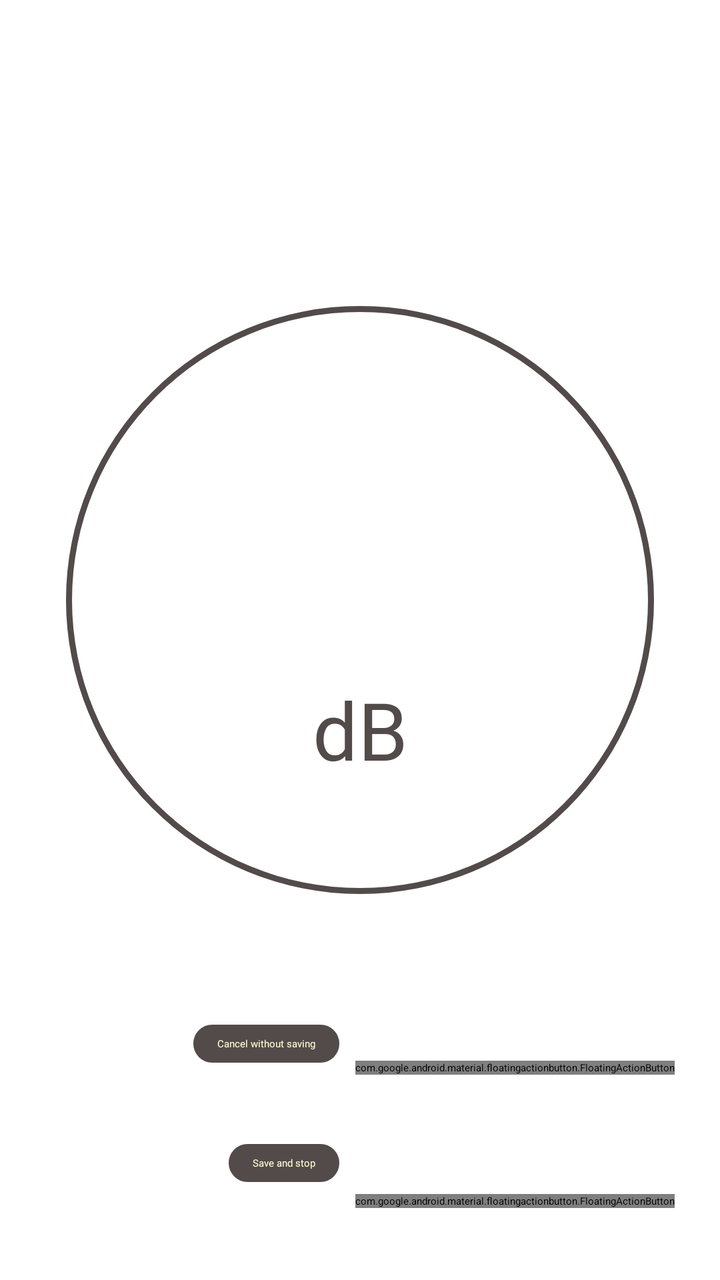
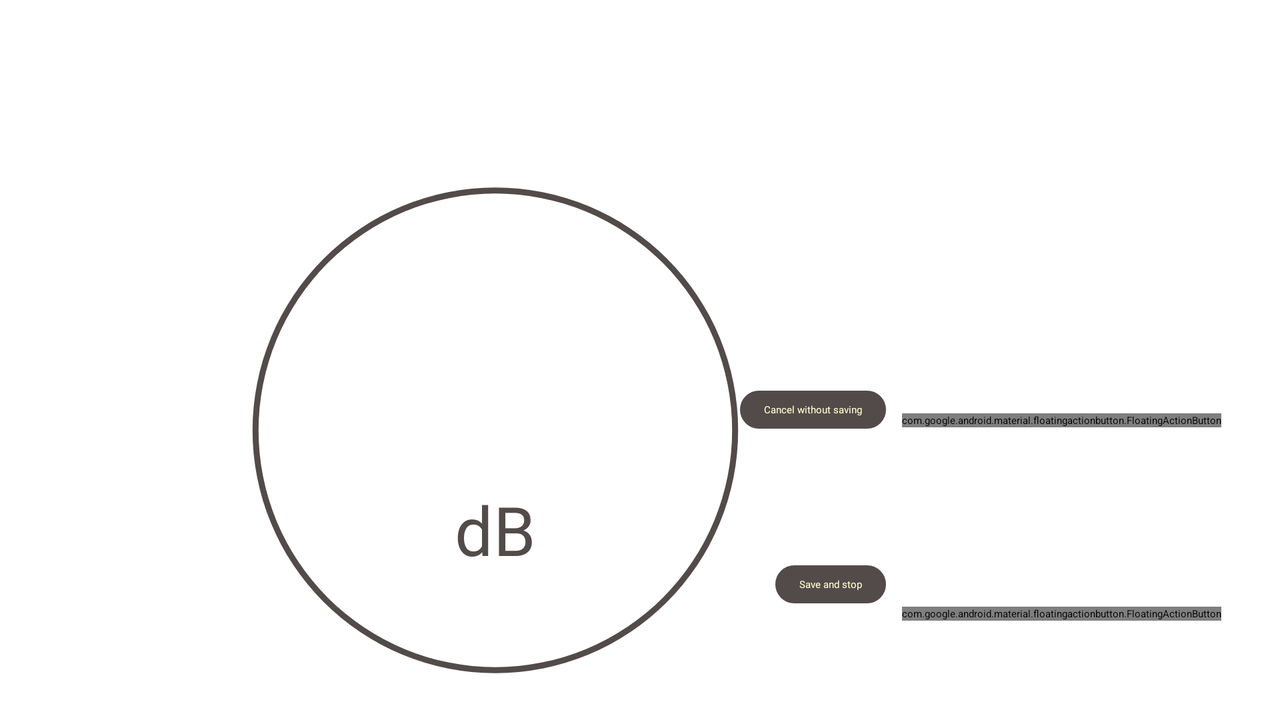

One screen, two layout resources from the same app: the default and the repository's alternative for another configuration. Each is rendered where Android would select it; the XML of both is given below.
<!-- AndroidManifest.xml: activity theme SplashTheme -->
<!-- res/layout/fragment_main.xml -->
<?xml version="1.0" encoding="utf-8"?>
<androidx.constraintlayout.widget.ConstraintLayout xmlns:android="http://schemas.android.com/apk/res/android"
    xmlns:app="http://schemas.android.com/apk/res-auto"
    xmlns:tools="http://schemas.android.com/tools"
    android:id="@+id/parentConstraintLayout"
    android:layout_width="match_parent"
    android:layout_height="match_parent">

    <TextView
        android:id="@+id/endOfStudyText"
        android:layout_width="294dp"
        android:layout_height="312dp"
        android:autoSizeTextType="uniform"
        android:gravity="center"
        android:text="@string/end_of_study"
        android:visibility="gone"
        app:layout_constraintBottom_toBottomOf="parent"
        app:layout_constraintEnd_toEndOf="parent"
        app:layout_constraintHorizontal_bias="0.538"
        app:layout_constraintStart_toStartOf="parent"
        app:layout_constraintTop_toTopOf="@+id/progress_bar"
        app:layout_constraintVertical_bias="0.377" />

    <TextView
        android:id="@+id/classificationText"
        android:layout_width="wrap_content"
        android:layout_height="wrap_content"
        android:layout_marginBottom="20dp"
        android:fontFamily="@font/nunito_light"
        app:layout_constraintBottom_toTopOf="@+id/decibelsText"
        app:layout_constraintEnd_toEndOf="parent"
        app:layout_constraintHorizontal_bias="0.498"
        app:layout_constraintStart_toStartOf="parent"
        app:layout_constraintTop_toTopOf="parent"
        app:layout_constraintVertical_bias="0.977" />

    <ProgressBar
        android:id="@+id/progress_bar"
        style="?android:attr/progressBarStyleHorizontal"
        android:layout_width="0dp"
        android:layout_height="600dp"
        android:background="@drawable/circular_shape"
        android:indeterminate="false"
        android:progressDrawable="@drawable/circular_progress_bar"
        android:textAlignment="center"
        app:layout_constraintEnd_toEndOf="parent"
        app:layout_constraintStart_toStartOf="parent"
        app:layout_constraintTop_toTopOf="parent" />

    <TextView
        android:id="@+id/decibelsText"
        android:layout_width="wrap_content"
        android:layout_height="wrap_content"
        android:fontFamily="@font/pt_sans"
        android:textColor="@color/primary"
        android:textSize="64sp"
        app:layout_constraintBottom_toBottomOf="@id/progress_bar"
        app:layout_constraintEnd_toEndOf="@id/progress_bar"
        app:layout_constraintHorizontal_bias="0.498"
        app:layout_constraintStart_toStartOf="@+id/progress_bar"
        app:layout_constraintTop_toTopOf="@id/progress_bar"
        app:layout_constraintVertical_bias="0.486" />

    <TextView
        android:id="@+id/decibelsLabel"
        android:layout_width="wrap_content"
        android:layout_height="wrap_content"
        android:fontFamily="@font/pt_sans"
        android:text="@string/dB"
        android:textColor="@color/primary"
        android:textSize="40sp"
        app:layout_constraintBottom_toBottomOf="@id/progress_bar"
        app:layout_constraintEnd_toEndOf="@id/progress_bar"
        app:layout_constraintStart_toStartOf="@+id/progress_bar"
        app:layout_constraintTop_toTopOf="@id/progress_bar"
        app:layout_constraintVertical_bias="0.618" />

    <com.google.android.material.floatingactionbutton.FloatingActionButton
        android:id="@+id/recordButton"
        android:layout_width="wrap_content"
        android:layout_height="wrap_content"
        android:clickable="true"
        android:contentDescription="@string/start_and_stop_recording"
        android:focusable="true"
        app:backgroundTint="@color/primary"
        app:borderWidth="0dp"
        app:layout_constraintBottom_toBottomOf="parent"
        app:layout_constraintEnd_toEndOf="parent"
        app:layout_constraintHorizontal_bias="0.887"
        app:layout_constraintStart_toStartOf="parent"
        app:layout_constraintTop_toTopOf="parent"
        app:layout_constraintVertical_bias="0.943"
        app:srcCompat="@drawable/ic_mic_recording_on_24" />

    <com.google.android.material.floatingactionbutton.FloatingActionButton
        android:id="@+id/cancelRecordButton"
        android:layout_width="wrap_content"
        android:layout_height="wrap_content"
        android:clickable="true"
        android:contentDescription="@string/cancel_recording"
        android:focusable="true"
        app:backgroundTint="@color/primary_light"
        app:borderWidth="0dp"
        app:fabSize="auto"
        app:layout_constraintBottom_toBottomOf="parent"
        app:layout_constraintEnd_toEndOf="parent"
        app:layout_constraintHorizontal_bias="0.887"
        app:layout_constraintStart_toStartOf="parent"
        app:layout_constraintTop_toTopOf="parent"
        app:layout_constraintVertical_bias="0.838"
        app:srcCompat="@android:drawable/ic_menu_close_clear_cancel" />

    <TextView
        android:id="@+id/textRecordButton"
        android:layout_width="wrap_content"
        android:layout_height="wrap_content"
        android:layout_marginEnd="8dp"
        android:background="@drawable/rounded_corners_textview"
        android:fontFamily="@font/pt_sans"
        android:text="@string/save_and_stop"
        android:textColor="@color/secondary_light"
        app:layout_constraintBottom_toBottomOf="parent"
        app:layout_constraintEnd_toStartOf="@+id/recordButton"
        app:layout_constraintHorizontal_bias="1.0"
        app:layout_constraintStart_toStartOf="parent"
        app:layout_constraintTop_toTopOf="parent"
        app:layout_constraintVertical_bias="0.921" />

    <TextView
        android:id="@+id/textCancelRecordButton"
        android:layout_width="wrap_content"
        android:layout_height="wrap_content"
        android:layout_marginEnd="8dp"
        android:background="@drawable/rounded_corners_textview"
        android:fontFamily="@font/pt_sans"
        android:text="@string/cancel_without_saving"
        android:textColor="@color/secondary_light"
        app:layout_constraintBottom_toBottomOf="parent"
        app:layout_constraintEnd_toStartOf="@+id/cancelRecordButton"
        app:layout_constraintHorizontal_bias="1.0"
        app:layout_constraintStart_toStartOf="parent"
        app:layout_constraintTop_toTopOf="parent"
        app:layout_constraintVertical_bias="0.825" />
</androidx.constraintlayout.widget.ConstraintLayout>
<!-- resources referenced by this layout -->
<resources>
  <color name="primary">#FF524B4A</color>
  <color name="primary_light">#FF7E7776</color>
  <color name="secondary_light">#FFFFFFD0</color>
  <!-- drawable circular_progress_bar (drawable) -->
  <?xml version="1.0" encoding="utf-8"?>
  <rotate
      xmlns:android="http://schemas.android.com/apk/res/android"
      android:fromDegrees="270"
      android:toDegrees="270">
  
      <shape
          android:innerRadiusRatio="2.5"
          android:shape="ring"
          android:thickness="8dp"
          android:useLevel="true">
          <gradient
              android:angle="0"
              android:endColor="@color/secondary_dark"
              android:startColor="@color/primary_dark"
              android:type="sweep"
              android:useLevel="false" />
      </shape>
  </rotate>
  <!-- drawable circular_shape (drawable) -->
  <?xml version="1.0" encoding="utf-8"?>
  <shape
      xmlns:android="http://schemas.android.com/apk/res/android"
      android:innerRadiusRatio="2.5"
      android:shape="ring"
      android:thickness="3dp"
      android:useLevel="false">
  
      <solid android:color="@color/primary" />
  </shape>
  <!-- drawable ic_mic_recording_on_24 (drawable) -->
  <vector xmlns:android="http://schemas.android.com/apk/res/android"
      android:width="24dp"
      android:height="24dp"
      android:viewportWidth="24"
      android:viewportHeight="24"
      android:tint="@color/white" >
  
    <path
        android:fillColor="@android:color/white"
        android:pathData="M12,14c1.66,0 2.99,-1.34 2.99,-3L15,5c0,-1.66 -1.34,-3 -3,-3S9,3.34 9,5v6c0,1.66 1.34,3 3,3zM17.3,11c0,3 -2.54,5.1 -5.3,5.1S6.7,14 6.7,11L5,11c0,3.41 2.72,6.23 6,6.72L11,21h2v-3.28c3.28,-0.48 6,-3.3 6,-6.72h-1.7z"/>
  </vector>
  <!-- drawable rounded_corners_textview (drawable) -->
  <?xml version="1.0" encoding="utf-8"?>
  <shape xmlns:android="http://schemas.android.com/apk/res/android" >
      <stroke
          android:width="1dp"
          android:color="@color/primary" />
  
      <solid android:color="@color/primary" />
  
      <padding
          android:left="12dp"
          android:right="12dp"
          android:bottom="6dp"
          android:top="6dp" />
  
      <corners android:radius="32dp" />
  </shape>
  <string name="cancel_recording">Cancel recording</string>
  <string name="cancel_without_saving">Cancel without saving</string>
  <string name="dB">dB</string>
  <string name="end_of_study">The study has concluded - you will be informed about the results. Thanks for your participation!</string>
  <string name="save_and_stop">Save and stop</string>
  <string name="start_and_stop_recording">Start and stop recording</string>
  <style name="SplashTheme" parent="Theme.AppCompat.NoActionBar">
          <item name="android:windowBackground">@drawable/splash_background</item>
      </style>
  <color name="secondary_dark">#FFB79F70</color>
  <color name="primary_dark">#FF292322</color>
  <color name="white">#FFFFFFFF</color>
  <!-- drawable splash_background (drawable) -->
  <?xml version="1.0" encoding="utf-8"?>
  <layer-list
      xmlns:android="http://schemas.android.com/apk/res/android"
      android:opacity="opaque">
      <item>
          <color android:color="@color/secondary"/>
      </item>
      <item>
          <bitmap
              android:src="@drawable/logo_soundless"
              android:gravity="center"/>
      </item>
  </layer-list>
  <color name="secondary">#FFEAD09F</color>
  <!-- drawable logo_soundless: png bitmap (drawable, 2528 bytes) -->
</resources>
<!-- res/layout-land/fragment_main.xml (the repository's variant of the layout above) -->
<!-- drawn on the phone turned sideways -->
<?xml version="1.0" encoding="utf-8"?>
<androidx.constraintlayout.widget.ConstraintLayout xmlns:android="http://schemas.android.com/apk/res/android"
    xmlns:app="http://schemas.android.com/apk/res-auto"
    xmlns:tools="http://schemas.android.com/tools"
    android:id="@+id/parentConstraintLayout"
    android:layout_width="match_parent"
    android:layout_height="match_parent">

    <TextView
        android:id="@+id/endOfStudyText"
        android:layout_width="474dp"
        android:layout_height="172dp"
        android:autoSizeTextType="uniform"
        android:gravity="center"
        android:text="@string/end_of_study"
        android:visibility="gone"
        app:layout_constraintBottom_toBottomOf="parent"
        app:layout_constraintEnd_toEndOf="parent"
        app:layout_constraintHorizontal_bias="0.538"
        app:layout_constraintStart_toStartOf="parent"
        app:layout_constraintTop_toTopOf="parent"
        app:layout_constraintVertical_bias="0.377" />

    <TextView
        android:id="@+id/classificationText"
        android:layout_width="wrap_content"
        android:layout_height="wrap_content"
        android:layout_marginBottom="20dp"
        android:fontFamily="@font/nunito_light"
        android:text=""
        app:layout_constraintBottom_toTopOf="@+id/decibelsText"
        app:layout_constraintEnd_toEndOf="@+id/progress_bar"
        app:layout_constraintStart_toStartOf="@+id/progress_bar"
        app:layout_constraintTop_toTopOf="@+id/progress_bar"
        app:layout_constraintVertical_bias="1.0" />

    <ProgressBar
        android:id="@+id/progress_bar"
        style="?android:attr/progressBarStyleHorizontal"
        android:layout_width="296dp"
        android:layout_height="265dp"
        android:background="@drawable/circular_shape"
        android:indeterminate="false"
        android:progressDrawable="@drawable/circular_progress_bar"
        android:textAlignment="center"
        app:layout_constraintBottom_toBottomOf="parent"
        app:layout_constraintEnd_toEndOf="parent"
        app:layout_constraintHorizontal_bias="0.29"
        app:layout_constraintStart_toStartOf="parent"
        app:layout_constraintTop_toTopOf="parent"
        app:layout_constraintVertical_bias="0.869" />

    <TextView
        android:id="@+id/decibelsText"
        android:layout_width="wrap_content"
        android:layout_height="wrap_content"
        android:fontFamily="@font/pt_sans"
        android:textColor="@color/primary"
        android:textSize="56sp"
        app:layout_constraintBottom_toBottomOf="@+id/progress_bar"
        app:layout_constraintEnd_toEndOf="@+id/progress_bar"
        app:layout_constraintStart_toStartOf="@+id/progress_bar"
        app:layout_constraintTop_toTopOf="@+id/progress_bar"
        app:layout_constraintVertical_bias="0.471" />

    <TextView
        android:id="@+id/decibelsLabel"
        android:layout_width="wrap_content"
        android:layout_height="wrap_content"
        android:fontFamily="@font/pt_sans"
        android:text="@string/dB"
        android:textColor="@color/primary"
        android:textSize="34sp"
        app:layout_constraintBottom_toBottomOf="@id/progress_bar"
        app:layout_constraintEnd_toEndOf="@id/progress_bar"
        app:layout_constraintStart_toStartOf="@+id/progress_bar"
        app:layout_constraintTop_toTopOf="@id/progress_bar"
        app:layout_constraintVertical_bias="0.726" />

    <com.google.android.material.floatingactionbutton.FloatingActionButton
        android:id="@+id/recordButton"
        android:layout_width="wrap_content"
        android:layout_height="wrap_content"
        android:clickable="true"
        android:contentDescription="@string/start_and_stop_recording"
        android:focusable="true"
        app:backgroundTint="@color/primary"
        app:borderWidth="0dp"
        app:layout_constraintBottom_toBottomOf="parent"
        app:layout_constraintEnd_toEndOf="parent"
        app:layout_constraintHorizontal_bias="0.939"
        app:layout_constraintStart_toStartOf="parent"
        app:layout_constraintTop_toTopOf="parent"
        app:layout_constraintVertical_bias="0.859"
        app:srcCompat="@drawable/ic_baseline_play_arrow_24" />

    <com.google.android.material.floatingactionbutton.FloatingActionButton
        android:id="@+id/cancelRecordButton"
        android:layout_width="wrap_content"
        android:layout_height="wrap_content"
        android:clickable="true"
        android:contentDescription="@string/cancel_recording"
        android:focusable="true"
        app:backgroundTint="@color/primary_light"
        app:borderWidth="0dp"
        app:fabSize="auto"
        app:layout_constraintBottom_toBottomOf="parent"
        app:layout_constraintEnd_toEndOf="parent"
        app:layout_constraintHorizontal_bias="0.939"
        app:layout_constraintStart_toStartOf="parent"
        app:layout_constraintTop_toTopOf="parent"
        app:layout_constraintVertical_bias="0.585"
        app:srcCompat="@android:drawable/ic_menu_close_clear_cancel" />

    <TextView
        android:id="@+id/textRecordButton"
        android:layout_width="wrap_content"
        android:layout_height="wrap_content"
        android:layout_marginEnd="8dp"
        android:background="@drawable/rounded_corners_textview"
        android:fontFamily="@font/pt_sans"
        android:text="@string/save_and_stop"
        android:textColor="@color/secondary_light"
        app:layout_constraintBottom_toBottomOf="parent"
        app:layout_constraintEnd_toStartOf="@+id/recordButton"
        app:layout_constraintHorizontal_bias="1.0"
        app:layout_constraintStart_toStartOf="parent"
        app:layout_constraintTop_toTopOf="parent"
        app:layout_constraintVertical_bias="0.829" />

    <TextView
        android:id="@+id/textCancelRecordButton"
        android:layout_width="wrap_content"
        android:layout_height="wrap_content"
        android:layout_marginEnd="8dp"
        android:background="@drawable/rounded_corners_textview"
        android:fontFamily="@font/pt_sans"
        android:text="@string/cancel_without_saving"
        android:textColor="@color/secondary_light"
        app:layout_constraintBottom_toBottomOf="parent"
        app:layout_constraintEnd_toStartOf="@+id/cancelRecordButton"
        app:layout_constraintHorizontal_bias="1.0"
        app:layout_constraintStart_toStartOf="parent"
        app:layout_constraintTop_toTopOf="parent"
        app:layout_constraintVertical_bias="0.573" />
</androidx.constraintlayout.widget.ConstraintLayout>
<!-- resources referenced by the variant -->
<!-- as the phone turned sideways resolves them -->
<resources>
  <color name="primary">#FF524B4A</color>
  <color name="primary_light">#FF7E7776</color>
  <color name="secondary_light">#FFFFFFD0</color>
  <!-- drawable circular_progress_bar (drawable) -->
  <?xml version="1.0" encoding="utf-8"?>
  <rotate
      xmlns:android="http://schemas.android.com/apk/res/android"
      android:fromDegrees="270"
      android:toDegrees="270">
  
      <shape
          android:innerRadiusRatio="2.5"
          android:shape="ring"
          android:thickness="8dp"
          android:useLevel="true">
          <gradient
              android:angle="0"
              android:endColor="@color/secondary_dark"
              android:startColor="@color/primary_dark"
              android:type="sweep"
              android:useLevel="false" />
      </shape>
  </rotate>
  <!-- drawable circular_shape (drawable) -->
  <?xml version="1.0" encoding="utf-8"?>
  <shape
      xmlns:android="http://schemas.android.com/apk/res/android"
      android:innerRadiusRatio="2.5"
      android:shape="ring"
      android:thickness="3dp"
      android:useLevel="false">
  
      <solid android:color="@color/primary" />
  </shape>
  <!-- drawable rounded_corners_textview (drawable) -->
  <?xml version="1.0" encoding="utf-8"?>
  <shape xmlns:android="http://schemas.android.com/apk/res/android" >
      <stroke
          android:width="1dp"
          android:color="@color/primary" />
  
      <solid android:color="@color/primary" />
  
      <padding
          android:left="12dp"
          android:right="12dp"
          android:bottom="6dp"
          android:top="6dp" />
  
      <corners android:radius="32dp" />
  </shape>
  <string name="cancel_recording">Cancel recording</string>
  <string name="cancel_without_saving">Cancel without saving</string>
  <string name="dB">dB</string>
  <string name="end_of_study">The study has concluded - you will be informed about the results. Thanks for your participation!</string>
  <string name="save_and_stop">Save and stop</string>
  <string name="start_and_stop_recording">Start and stop recording</string>
  <style name="SplashTheme" parent="Theme.AppCompat.NoActionBar">
          <item name="android:windowBackground">@drawable/splash_background</item>
      </style>
  <color name="secondary_dark">#FFB79F70</color>
  <color name="primary_dark">#FF292322</color>
  <!-- drawable splash_background (drawable) -->
  <?xml version="1.0" encoding="utf-8"?>
  <layer-list
      xmlns:android="http://schemas.android.com/apk/res/android"
      android:opacity="opaque">
      <item>
          <color android:color="@color/secondary"/>
      </item>
      <item>
          <bitmap
              android:src="@drawable/logo_soundless"
              android:gravity="center"/>
      </item>
  </layer-list>
  <color name="secondary">#FFEAD09F</color>
  <!-- drawable logo_soundless: png bitmap (drawable, 2528 bytes) -->
</resources>
